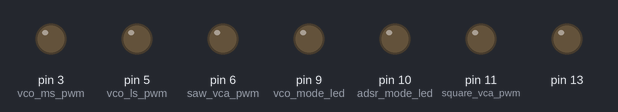
Bench run of a sketch on a simulated Arduino Uno, built with avr-gcc and run on an emulated ATmega328P. On the bench: output pins drawn as LEDs (lit = HIGH). What the sketch prints to the serial monitor is not drawn.

Above: at 0.15 s.
At 0.75 s:
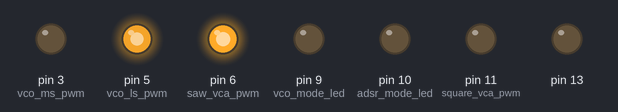
At 1.35 s:
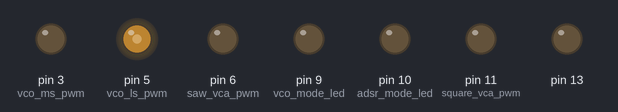
At 1.95 s:
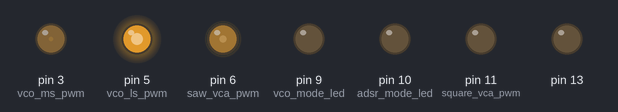
Timing chart, 0 to 1.9 s (numbered marks = the images above):
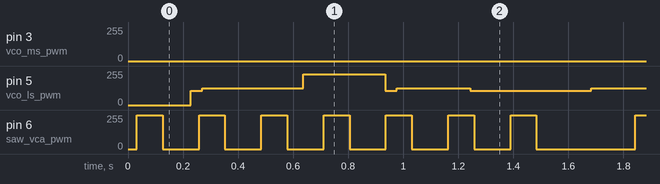

The sketch:

piggy_aciiid.ino
```cpp
#define CLEAR_TRANSIENTS 1

#include <stdint.h>
#include <Envelope.h>
#include <Vco.h>
#include <FrequencyModulator.h>

// one 'tick' : length of 1/64 note in number of PWM periods
#define TICKLEN 900 // 900 FOR SONG, 880 FOR SONG2, 1060 FOR SONG3
#define ADSR_TICKLEN 30

const int midi_in_pin = 2;       // digital pin nr on which you can read the MIDI in signal
const int vco_ms_pwm = 3;           // most significant VCO pwm pin
const int vco_ls_pwm = 5;           // least significant VCO pwm pin
const int saw_vca_pwm = 6;          // envelope control (VCA) pwm pin, for saw signal
const int vco_mode_input_pin = 7;
const int adsr_mode_input_pin = 8;
const int vco_mode_led = 9;
const int adsr_mode_led = 10;
const int square_vca_pwm = 11;          // envelope control (VCA) pvm pin, for square/pwm signal

unsigned short pitch0, pitch, pitch2; // pitch of: lower neighbour note, actual note, higher neighbour note

#define NOTE_OCTAVE 12

#define NOTE_C0 0
#define NOTE_CS0 1
#define NOTE_D0 2
#define NOTE_DS0 3
#define NOTE_E0 4
#define NOTE_F0 5
#define NOTE_FS0 6
#define NOTE_G0 7
#define NOTE_GS0 8
#define NOTE_A0 9
#define NOTE_AS0 10
#define NOTE_B0 11

#define NOTE_C1 (NOTE_C0 + NOTE_OCTAVE*1)
#define NOTE_CS1 (NOTE_CS0 + NOTE_OCTAVE*1)
#define NOTE_D1 (NOTE_D0 + NOTE_OCTAVE*1)
#define NOTE_DS1 (NOTE_DS0 + NOTE_OCTAVE*1)
#define NOTE_E1 (NOTE_E0 + NOTE_OCTAVE*1)
#define NOTE_F1 (NOTE_F0 + NOTE_OCTAVE*1)
#define NOTE_FS1 (NOTE_FS0 + NOTE_OCTAVE*1)
#define NOTE_G1 (NOTE_G0 + NOTE_OCTAVE*1)
#define NOTE_GS1 (NOTE_GS0 + NOTE_OCTAVE*1)
#define NOTE_A1 (NOTE_A0 + NOTE_OCTAVE*1)
#define NOTE_AS1 (NOTE_AS0 + NOTE_OCTAVE*1)
#define NOTE_B1 (NOTE_B0 + NOTE_OCTAVE*1)

#define NOTE_C2 (NOTE_C0 + NOTE_OCTAVE*2)
#define NOTE_CS2 (NOTE_CS0 + NOTE_OCTAVE*2)
#define NOTE_D2 (NOTE_D0 + NOTE_OCTAVE*2)
#define NOTE_DS2 (NOTE_DS0 + NOTE_OCTAVE*2)
#define NOTE_E2 (NOTE_E0 + NOTE_OCTAVE*2)
#define NOTE_F2 (NOTE_F0 + NOTE_OCTAVE*2)
#define NOTE_FS2 (NOTE_FS0 + NOTE_OCTAVE*2)
#define NOTE_G2 (NOTE_G0 + NOTE_OCTAVE*2)
#define NOTE_GS2 (NOTE_GS0 + NOTE_OCTAVE*2)
#define NOTE_A2 (NOTE_A0 + NOTE_OCTAVE*2)
#define NOTE_AS2 (NOTE_AS0 + NOTE_OCTAVE*2)
#define NOTE_B2 (NOTE_B0 + NOTE_OCTAVE*2)

#define NOTE_C3 (NOTE_C0 + NOTE_OCTAVE*3)
#define NOTE_CS3 (NOTE_CS0 + NOTE_OCTAVE*3)
#define NOTE_D3 (NOTE_D0 + NOTE_OCTAVE*3)
#define NOTE_DS3 (NOTE_DS0 + NOTE_OCTAVE*3)
#define NOTE_E3 (NOTE_E0 + NOTE_OCTAVE*3)
#define NOTE_F3 (NOTE_F0 + NOTE_OCTAVE*3)
#define NOTE_FS3 (NOTE_FS0 + NOTE_OCTAVE*3)
#define NOTE_G3 (NOTE_G0 + NOTE_OCTAVE*3)
#define NOTE_GS3 (NOTE_GS0 + NOTE_OCTAVE*3)
#define NOTE_A3 (NOTE_A0 + NOTE_OCTAVE*3)
#define NOTE_AS3 (NOTE_AS0 + NOTE_OCTAVE*3)
#define NOTE_B3 (NOTE_B0 + NOTE_OCTAVE*3)

#define NOTE_C4 (NOTE_C0 + NOTE_OCTAVE*4)
#define NOTE_CS4 (NOTE_CS0 + NOTE_OCTAVE*4)
#define NOTE_D4 (NOTE_D0 + NOTE_OCTAVE*4)
#define NOTE_DS4 (NOTE_DS0 + NOTE_OCTAVE*4)
#define NOTE_E4 (NOTE_E0 + NOTE_OCTAVE*4)
#define NOTE_F4 (NOTE_F0 + NOTE_OCTAVE*4)
#define NOTE_FS4 (NOTE_FS0 + NOTE_OCTAVE*4)
#define NOTE_G4 (NOTE_G0 + NOTE_OCTAVE*4)
#define NOTE_GS4 (NOTE_GS0 + NOTE_OCTAVE*4)
#define NOTE_A4 (NOTE_A0 + NOTE_OCTAVE*4)
#define NOTE_AS4 (NOTE_AS0 + NOTE_OCTAVE*4)
#define NOTE_B4 (NOTE_B0 + NOTE_OCTAVE*4)

#define NOTE_C5 (NOTE_C0 + NOTE_OCTAVE*5)
#define NOTE_CS5 (NOTE_CS0 + NOTE_OCTAVE*5)
#define NOTE_D5 (NOTE_D0 + NOTE_OCTAVE*5)
#define NOTE_DS5 (NOTE_DS0 + NOTE_OCTAVE*5)
#define NOTE_E5 (NOTE_E0 + NOTE_OCTAVE*5)
#define NOTE_F5 (NOTE_F0 + NOTE_OCTAVE*5)
#define NOTE_FS5 (NOTE_FS0 + NOTE_OCTAVE*5)
#define NOTE_G5 (NOTE_G0 + NOTE_OCTAVE*5)
#define NOTE_GS5 (NOTE_GS0 + NOTE_OCTAVE*5)
#define NOTE_A5 (NOTE_A0 + NOTE_OCTAVE*5)
#define NOTE_AS5 (NOTE_AS0 + NOTE_OCTAVE*5)
#define NOTE_B5 (NOTE_B0 + NOTE_OCTAVE*5)

#define NOTE_C6 (NOTE_C0 + NOTE_OCTAVE*6)
#define NOTE_CS6 (NOTE_CS0 + NOTE_OCTAVE*6)
#define NOTE_D6 (NOTE_D0 + NOTE_OCTAVE*6)
#define NOTE_DS6 (NOTE_DS0 + NOTE_OCTAVE*6)
#define NOTE_E6 (NOTE_E0 + NOTE_OCTAVE*6)
#define NOTE_F6 (NOTE_F0 + NOTE_OCTAVE*6)
#define NOTE_FS6 (NOTE_FS0 + NOTE_OCTAVE*6)
#define NOTE_G6 (NOTE_G0 + NOTE_OCTAVE*6)
#define NOTE_GS6 (NOTE_GS0 + NOTE_OCTAVE*6)
#define NOTE_A6 (NOTE_A0 + NOTE_OCTAVE*6)
#define NOTE_AS6 (NOTE_AS0 + NOTE_OCTAVE*6)
#define NOTE_B6 (NOTE_B0 + NOTE_OCTAVE*6)

#define NOTE_C7 (NOTE_C0 + NOTE_OCTAVE*7)
#define NOTE_CS7 (NOTE_CS0 + NOTE_OCTAVE*7)
#define NOTE_D7 (NOTE_D0 + NOTE_OCTAVE*7)
#define NOTE_DS7 (NOTE_DS0 + NOTE_OCTAVE*7)
#define NOTE_E7 (NOTE_E0 + NOTE_OCTAVE*7)
#define NOTE_F7 (NOTE_F0 + NOTE_OCTAVE*7)
#define NOTE_FS7 (NOTE_FS0 + NOTE_OCTAVE*7)
#define NOTE_G7 (NOTE_G0 + NOTE_OCTAVE*7)
#define NOTE_GS7 (NOTE_GS0 + NOTE_OCTAVE*7)
#define NOTE_A7 (NOTE_A0 + NOTE_OCTAVE*7)
#define NOTE_AS7 (NOTE_AS0 + NOTE_OCTAVE*7)
#define NOTE_B7 (NOTE_B0 + NOTE_OCTAVE*7)

#define NOTE_C8 (NOTE_C0 + NOTE_OCTAVE*8)
#define NOTE_CS8 (NOTE_CS0 + NOTE_OCTAVE*8)
#define NOTE_D8 (NOTE_D0 + NOTE_OCTAVE*8)
#define NOTE_DS8 (NOTE_DS0 + NOTE_OCTAVE*8)
#define NOTE_E8 (NOTE_E0 + NOTE_OCTAVE*8)
#define NOTE_F8 (NOTE_F0 + NOTE_OCTAVE*8)
#define NOTE_FS8 (NOTE_FS0 + NOTE_OCTAVE*8)
#define NOTE_G8 (NOTE_G0 + NOTE_OCTAVE*8)
#define NOTE_GS8 (NOTE_GS0 + NOTE_OCTAVE*8)
#define NOTE_A8 (NOTE_A0 + NOTE_OCTAVE*8)
#define NOTE_AS8 (NOTE_AS0 + NOTE_OCTAVE*8)
#define NOTE_B8 (NOTE_B0 + NOTE_OCTAVE*8)

#define NOTE_C9 (NOTE_C0 + NOTE_OCTAVE*9)
#define NOTE_CS9 (NOTE_CS0 + NOTE_OCTAVE*9)
#define NOTE_D9 (NOTE_D0 + NOTE_OCTAVE*9)
#define NOTE_DS9 (NOTE_DS0 + NOTE_OCTAVE*9)
#define NOTE_E9 (NOTE_E0 + NOTE_OCTAVE*9)
#define NOTE_F9 (NOTE_F0 + NOTE_OCTAVE*9)
#define NOTE_FS9 (NOTE_FS0 + NOTE_OCTAVE*9)
#define NOTE_G9 (NOTE_G0 + NOTE_OCTAVE*9)
#define NOTE_GS9 (NOTE_GS0 + NOTE_OCTAVE*9)
#define NOTE_A9 (NOTE_A0 + NOTE_OCTAVE*9)
#define NOTE_16AS9 (NOTE_AS0 + NOTE_OCTAVE*9)
#define NOTE_B9 (NOTE_B0 + NOTE_OCTAVE*9)

// acid bassline 1?
// note format: pitch.w, interval.w (in TICKLEN), sustain.w (in ADSR_TICKLEN)
unsigned short song_[] =
{
   12*2,4*4,10*8
  ,12*2,4*8,10*8
  ,12*2,4*2,5*8
  ,12*2+2,4*2,5*8
  ,12*2,4*2,5*8
  ,12*2+2,4*2,5*8
  ,12*2,4*2,5*8
  ,12*2+2,4*4,7*8
  ,12*2,4*8,10*8
};

// industrial loop check
// note format: pitch.w, interval.w (in TICKLEN), sustain.w (in ADSR_TICKLEN)
unsigned short song__[] =
{
   12*1,  4*4,5*8
  ,12*1+1,4*1,2*8
  ,12*1+2,4*4,2*8
  ,12*1+1,4*1,2*8
  ,12*1+2,4*4,2*8
};


// 5 quarters?
// note format: pitch.w, interval.w (in TICKLEN), sustain.w (in ADSR_TICKLEN)
unsigned short song___[] =
{
   12*2,  4*4,5*8
  ,12*2+1,4*1,2*8
  ,12*2+2,4*4,2*8
  ,12*2+1,4*1,2*8
  ,12*2+2,4*4,2*8
  ,12*2+1,4*1,2*8
  ,12*2+2,4*3,2*8
  ,12*2+4,4*1,2*8
  ,12*2+3,4*9,4*8
};

// baseline from radioactive man - addict
// note format: pitch.w, interval.w (in TICKLEN), sustain.w (in ADSR_TICKLEN)
unsigned short song[] =
{
   12*2-1,  4*4,5*8
  ,12*2-1,  4*4,5*8
  ,12*2-1,  4*4,5*8
  ,12*2-1,  4*4,5*8
  ,12*2-1,  4*4,5*8
  ,12*2-1,  4*4,5*8
  ,12*2-1,  4*8,5*8

  ,12*2+2,  4*2,5*8
  ,12*2+2,  4*2,5*8
  ,12*2+2,  4*2,5*8
  ,12*2+2,  4*2,5*8
  ,12*2+2,  4*2,5*8
  ,12*2+2,  4*2,5*8
  ,12*2+2,  4*2,5*8
  ,12*2+2,  4*2,5*8

  ,12*2+1,  4*2,5*8
  ,12*2+1,  4*2,5*8
  ,12*2+1,  4*2,5*8
  ,12*2+1,  4*2,5*8
  ,12*2+1,  4*2,5*8
  ,12*2+1,  4*2,5*8
  ,12*2+1,  4*2,5*8
  ,12*2+1,  4*2,5*8

  ,12*2-1,  4*4,5*8
  ,12*2-1,  4*4,5*8
  ,12*2-1,  4*4,5*8
  ,12*2-1,  4*4,5*8
  ,12*2-1,  4*4,5*8
  ,12*2-1,  4*4,5*8
  ,12*2-1,  4*8,5*8

  ,12*2+2,  4*2,5*8
  ,12*2+2,  4*2,5*8
  ,12*2+2,  4*2,5*8
  ,12*2+2,  4*2,5*8
  ,12*2+2,  4*2,5*8
  ,12*2+2,  4*2,5*8
  ,12*2+2,  4*2,5*8
  ,12*2+2,  4*2,5*8

  ,12*2+0,  4*2,5*8
  ,12*2+0,  4*2,5*8
  ,12*2+0,  4*2,5*8
  ,12*2+0,  4*2,5*8
  ,12*2+0,  4*2,5*8
  ,12*2+0,  4*2,5*8
  ,12*2+0,  4*2,5*8
  ,12*2+0,  4*2,5*8
};

// baseline from Elektroids - Midnight Drive
// note format: pitch.w, interval.w (in TICKLEN), sustain.w (in ADSR_TICKLEN)
unsigned short song2[] =
{
   NOTE_C2,  4*4,5*8
  ,NOTE_C2,  4*4,5*8
  ,NOTE_D2,  4*4,5*8
  ,NOTE_E2,  4*4,5*8
  ,NOTE_FS2,  4*4*3,5*8

  ,NOTE_E1,  4*4,8*8
  ,NOTE_C2,  4*12,7*8
  ,NOTE_E1,  4*4,5*8
  ,NOTE_C2,  4*4,5*8
  ,NOTE_E1,  4*4,5*8
  ,NOTE_C2,  4*8,5*8

  ,NOTE_C2,  4*4,5*8
  ,NOTE_C2,  4*4,5*8
  ,NOTE_D2,  4*4,5*8
  ,NOTE_E2,  4*4,5*8
  ,NOTE_FS2,  4*4*3,5*8

  ,NOTE_E1,  4*4,5*8
  ,NOTE_G1,  4*12,7*8
  ,NOTE_E1,  4*4,5*8
  ,NOTE_G1,  4*4,5*8
  ,NOTE_E1,  4*4,5*8
  ,NOTE_G1,  4*8,5*8
};

// baseline from Ceefax Acid Crew - Flogan's Code Part 2
// note format: pitch.w, interval.w (in TICKLEN), sustain.w (in ADSR_TICKLEN)
unsigned short song3[] =
{
// 4*16
   NOTE_C2,  4*4,5*8
  ,NOTE_G1,  4*4,5*8
  ,NOTE_C3,  4*8,8*8
// 4*12
  ,NOTE_C2,  4*2,5*8
  ,NOTE_C2,  4*2,5*8
  ,NOTE_G1,  4*4,5*8
  ,NOTE_C3,  4*4,40*8
// 4*32+4*4
  ,NOTE_C1,  4*16+4*4,120*8
  ,NOTE_D1,  4*16,100*8 // TODO: right sustain timing?
  // silence

// 4*16
  ,NOTE_C2,  4*4,5*8
  ,NOTE_G1,  4*4,5*8
  ,NOTE_C3,  4*8,8*8
// 4*12
  ,NOTE_C2,  4*2,5*8
  ,NOTE_C2,  4*2,5*8
  ,NOTE_G1,  4*4,5*8
  ,NOTE_C3,  4*4,40*8
// 4*20
  ,NOTE_C1,  4*12,100*8
  ,NOTE_C2,  4*2,5*8
  ,NOTE_C2,  4*2,5*8
  ,NOTE_G1,  4*4,5*8
// 4*
  ,NOTE_D1,  4*16,150*8 //works, a bit dull
//  ,NOTE_D1,  4*8,40*8 // tricky
//  ,NOTE_C2,  4*2,5*8
//  ,NOTE_C2,  4*2,5*8
//  ,NOTE_C2,  4*2,5*8
//  ,NOTE_C2,  4*4,5*8

  ,NOTE_C2,  4*2,5*8
  ,NOTE_C3,  4*2,5*8
  ,NOTE_C2,  4*2,5*8
  ,NOTE_G1,  4*2,5*8
  ,NOTE_C2,  4*2,5*8
  ,NOTE_G1,  4*2,5*8
  ,NOTE_C2,  4*2,5*8
  ,NOTE_G1,  4*2,5*8

  ,NOTE_C2,  4*4,5*8
  ,NOTE_G1,  4*4,5*8
  ,NOTE_C2,  4*2,5*8
  ,NOTE_C3,  4*2,5*8
  ,NOTE_C2,  4*4,5*8

  ,NOTE_C2,  4*2,5*8
  ,NOTE_C3,  4*2,5*8
  ,NOTE_C2,  4*2,5*8
  ,NOTE_G1,  4*2,5*8
  ,NOTE_C2,  4*2,5*8
  ,NOTE_G1,  4*2,5*8
  ,NOTE_C2,  4*2,5*8
  ,NOTE_G1,  4*2,5*8

  ,NOTE_C2,  4*4,5*8
  ,NOTE_G2,  4*4,5*8
  ,NOTE_C2,  4*2,5*8
  ,NOTE_C3,  4*2,5*8
  ,NOTE_C2,  4*4,5*8

};

unsigned short song4[] =
{
   NOTE_G2,  4*16,20*8
  ,NOTE_C2,  4*16,20*8
  ,NOTE_D2,  4*16,20*8
  ,NOTE_G1,  4*16,20*8

};

unsigned short song5[] =
{
   NOTE_G2,  4*2,5*8
  ,NOTE_C3,  4*2,5*8
  ,NOTE_C2,  4*2,5*8
  ,NOTE_G1,  4*2,5*8
  ,NOTE_C2,  4*2,5*8
  ,NOTE_G1,  4*2,5*8
  ,NOTE_C2,  4*2,5*8
  ,NOTE_G1,  4*2,5*8

  ,NOTE_C2,  4*4,10*8
  ,NOTE_G1,  4*4,10*8
  ,NOTE_C2,  4*2,5*8
  ,NOTE_C3,  4*2,5*8
  ,NOTE_C2,  4*4,5*8

  ,NOTE_D2,  4*2,5*8
  ,NOTE_C3,  4*2,5*8
  ,NOTE_C2,  4*2,5*8
  ,NOTE_G1,  4*2,5*8
  ,NOTE_C2,  4*2,5*8
  ,NOTE_G1,  4*2,5*8
  ,NOTE_C2,  4*2,5*8
  ,NOTE_G1,  4*2,5*8

  ,NOTE_G1,  4*4,10*8
  ,NOTE_A1,  4*4,10*8
  ,NOTE_C2,  4*2,5*8
  ,NOTE_C3,  4*2,5*8
  ,NOTE_C2,  4*4,5*8

};

/*
 * Divides a given PWM pin frequency by a divisor.
 *
 * The resulting frequency is equal to the base frequency divided by
 * the given divisor:
 *   - Base frequencies:
 *      o The base frequency for pins 3, 9, 10, and 11 is 31250 Hz.
 *      o The base frequency for pins 5 and 6 is 62500 Hz.
 *   - Divisors:
 *      o The divisors available on pins 5, 6, 9 and 10 are: 1, 8, 64,
 *        256, and 1024.
 *      o The divisors available on pins 3 and 11 are: 1, 8, 32, 64,
 *        128, 256, and 1024.
 *
 * PWM frequencies are tied together in pairs of pins. If one in a
 * pair is changed, the other is also changed to match:
 *   - Pins 5 and 6 are paired on timer0
 *   - Pins 9 and 10 are paired on timer1
 *   - Pins 3 and 11 are paired on timer2
 *
 * Note that this function will have side effects on anything else
 * that uses timers:
 *   - Changes on pins 3, 5, 6, or 11 may cause the delay() and
 *     millis() functions to stop working. Other timing-related
 *     functions may also be affected.
 *   - Changes on pins 9 or 10 will cause the Servo library to function
 *     incorrectly.
 *
 * Thanks to macegr of the Arduino forums for his documentation of the
 * PWM frequency divisors. His post can be viewed at:
 *   http://www.arduino.cc/cgi-bin/yabb2/YaBB.pl?num=1235060559/0#4
 */
void setPwmFrequency(int pin, int divisor) {
  byte mode;
  if(pin == 5 || pin == 6 || pin == 9 || pin == 10) {
    switch(divisor) {
    case 1:
      mode = 0x01;
      break;
    case 8:
      mode = 0x02;
      break;
    case 64:
      mode = 0x03;
      break;
    case 256:
      mode = 0x04;
      break;
    case 1024:
      mode = 0x05;
      break;
    default:
      return;
    }
    if(pin == 5 || pin == 6) {
      TCCR0B = (TCCR0B & 0b11111000) | mode;
    }
    else {
      TCCR1B = (TCCR1B & 0b11111000) | mode;
    }
  }
  else if(pin == 3 || pin == 11) {
    switch(divisor) {
    case 1:
      mode = 0x01;
      break;
    case 8:
      mode = 0x02;
      break;
    case 32:
      mode = 0x03;
      break;
    case 64:
      mode = 0x04;
      break;
    case 128:
      mode = 0x05;
      break;
    case 256:
      mode = 0x06;
      break;
    case 1024:
      mode = 0x7;
      break;
    default:
      return;
    }
    TCCR2B = (TCCR2B & 0b11111000) | mode;
  }
}

int song_index = 0;
unsigned char note;
int32_t waittime;
int startup = 1;

short amplitude = 0;

unsigned long sustaintime;

int8_t cosLut[] = {127,127,127,127,127,126,126,126,125,124,124,123,122,121,120,119,118,116,115,114,112,111,109,108,106,104,102,100,98,96,94,92,90,88,85,83,81,78,76,73,71,68,65,63,60,57,54,51,48,46,43,40,37,34,31,28,24,21,18,15,12,9,6,3,0,-3,-6,-9,-12,-15,-18,-21,-24,-28,-31,-34,-37,-40,-43,-46,-48,-51,-54,-57,-60,-63,-65,-68,-71,-73,-76,-78,-81,-83,-85,-88,-90,-92,-94,-96,-98,-100,-102,-104,-106,-108,-109,-111,-112,-114,-115,-116,-118,-119,-120,-121,-122,-123,-124,-124,-125,-126,-126,-126,-127,-127,-127,-127,-127,-127,-127,-127,-127,-126,-126,-126,-125,-124,-124,-123,-122,-121,-120,-119,-118,-116,-115,-114,-112,-111,-109,-108,-106,-104,-102,-100,-98,-96,-94,-92,-90,-88,-85,-83,-81,-78,-76,-73,-71,-68,-65,-63,-60,-57,-54,-51,-48,-46,-43,-40,-37,-34,-31,-28,-24,-21,-18,-15,-12,-9,-6,-3,0,3,6,9,12,15,18,21,24,28,31,34,37,40,43,46,48,51,54,57,60,63,65,68,71,73,76,78,81,83,85,88,90,92,94,96,98,100,102,104,106,108,109,111,112,114,115,116,118,119,120,121,122,123,124,124,125,126,126,126,127,127,127,127};
SignalControl::FrequencyModulator fm(&micros, 230, 16000000/ADSR_TICKLEN/64);
SignalControl::Envelope env(&micros, ADSR_TICKLEN*1000 /* adsr ticklen in us */, 64000000UL /* ticks per second */);
Vco vco(vco_ms_pwm, vco_ls_pwm);

void write_vca(uint8_t amplitude)
{
  analogWrite(saw_vca_pwm, amplitude);
}

int fm_div;

// the setup routine runs once when you press reset:
void setup()  {
  Serial.begin(115200);
  Serial.println(".");

  fm.setLut(cosLut);

  // declare pwm pins to be outputs:
  pinMode(saw_vca_pwm, OUTPUT);
  pinMode(square_vca_pwm, OUTPUT);
  pinMode(vco_mode_led, OUTPUT);
  pinMode(adsr_mode_led, OUTPUT);
  pinMode(13, OUTPUT);
  // Set pin PWM frequency to 62500 Hz (62500/1 = 62500)
  // Note that the base frequency for pins 5 and 6 is 62500 Hz
  setPwmFrequency(vco_ms_pwm, 1);
  setPwmFrequency(vco_ls_pwm, 1);
  setPwmFrequency(saw_vca_pwm, 1);
  setPwmFrequency(square_vca_pwm, 1);

  // standard piggy vco (saw-only)
  vco.setType(Vco::VCO_TYPE_PIGGY);

  // set sequenced sustain


  waittime = TICKLEN*1000;
  startup = 1;
  fm_div=1;
}

long delta_pitch = 0;
uint32_t lastTickTime;

bool note_triggered = false;
bool note_stopped = false;
int16_t int_amp;

// the loop routine runs over and over again forever:
void loop()
{

#if CLEAR_TRANSIENTS // this crap is sometimes needed to clear transients
  // stay silent during startup period
  if (startup && (waittime >= 0)) {
    analogWrite(vco_ms_pwm, 255);
    analogWrite(vco_ls_pwm, 0);
    delay(ADSR_TICKLEN);
    waittime -= ADSR_TICKLEN;
    return;
  } else {
    startup = 0;
  }
#endif

  // play a song
  if (waittime <= 0) {
    note_triggered = true;
    // new note
    uint16_t note_index = song[song_index++];
    waittime = ((unsigned long) (song[song_index++])) * TICKLEN;
    long sustaintime_raw = song[song_index++];
    if (song_index >= sizeof(song)/sizeof(unsigned short)) {
      song_index = 0;
    }
    // get next note
    unsigned short song_index2 = song_index+3;
    if (song_index2 >= sizeof(song)/sizeof(unsigned short)) {
      song_index2 = 0;
      if (fm_div==1) fm_div=9;
      else if (fm_div==9) fm_div=15;
      else fm_div=1;
    }
    uint16_t note_index2 = song[song_index2];

    pitch = vco.getNotePitch(note_index+12*2);

    env.setSustainTime(sustaintime_raw/16);

    fm.setFreq(pitch/fm_div, 16000000/ADSR_TICKLEN/64);
  }

  int32_t fm_amp = (int32_t) fm.step();
  // TODO: modulation depth
  uint16_t modulated_pitch = ((fm_amp * (int32_t)pitch)>>9) + pitch;
  //Serial.println(modulated_pitch);
//  uint16_t modulated_pitch = 0 + pitch;
  vco.write(modulated_pitch);

  // update envelope
  env.Statemachine(note_triggered, note_stopped, int_amp);
  amplitude = int_amp>>6;

  write_vca(amplitude);
//
  uint32_t tickTime;
  do {
    tickTime = micros();
  } while(tickTime - lastTickTime < ADSR_TICKLEN*1000UL);
  lastTickTime = tickTime;

  waittime -= ADSR_TICKLEN;
}
```

Measured:
- by itself, pin 6 (saw_vca_pwm): goes 6 × (255/255 0.09 s, 0/255 0.13 s), 255/255 0.09 s, 0/255 0.36 s, then 255/255
- by itself, pin 5 (vco_ls_pwm): 0/255 → 127/255 at 0.23 s, → 231/255 0.41 s later, → 127/255 0.30 s later, → 107/255 0.31 s later, … (5 changes in this stretch)
